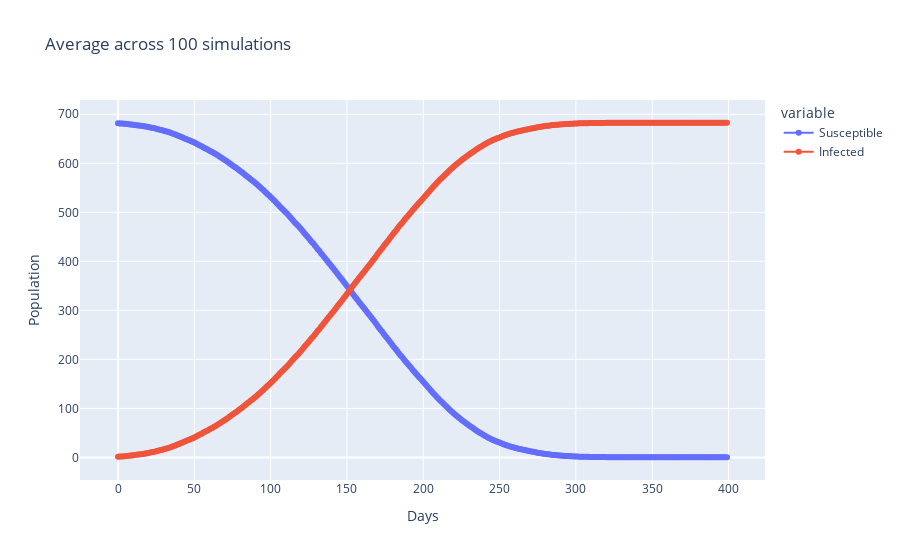

Notebook source saved alongside this figure:
### Markdown cell above
The following plot has been designed to be able to hover over and see the development over time, this makes it easier to look at specific values.

### Code cell
data = {'Days':np.arange(0,400,1),'Susceptible':Sim100[0],'Infected':Sim100[1]}
df = pd.DataFrame(data)
fig = px.line(df, x='Days', y=['Susceptible','Infected'], labels={'value':'Population'},markers=True,
    title='Average across 100 simulations' )
fig.show()

### Figure 1 — Plotly figure (JSON) as saved in the notebook; plotly's stock layout.template omitted (floating-point values rounded to 4 significant figures; data arrays with more than 128 entries replaced by an {"elided": "..."} marker saying what was removed)
{"data": [{"hovertemplate": "variable=Susceptible<br>Days=%{x}<br>Population=%{y}<extra></extra>", "legendgroup": "Susceptible", "line": {"color": "#636efa", "dash": "solid"}, "marker": {"symbol": "circle"}, "mode": "lines+markers", "name": "Susceptible", "orientation": "v", "showlegend": true, "type": "scatter", "x": {"elided": "400 int values"}, "xaxis": "x", "y": {"elided": "400 float values"}, "yaxis": "y"}, {"hovertemplate": "variable=Infected<br>Days=%{x}<br>Population=%{y}<extra></extra>", "legendgroup": "Infected", "line": {"color": "#EF553B", "dash": "solid"}, "marker": {"symbol": "circle"}, "mode": "lines+markers", "name": "Infected", "orientation": "v", "showlegend": true, "type": "scatter", "x": {"elided": "400 int values"}, "xaxis": "x", "y": {"elided": "400 float values"}, "yaxis": "y"}], "layout": {"legend": {"title": {"text": "variable"}, "tracegroupgap": 0}, "title": {"text": "Average across 100 simulations"}, "xaxis": {"anchor": "y", "domain": [0, 1], "title": {"text": "Days"}}, "yaxis": {"anchor": "x", "domain": [0, 1], "title": {"text": "Population"}}}}
